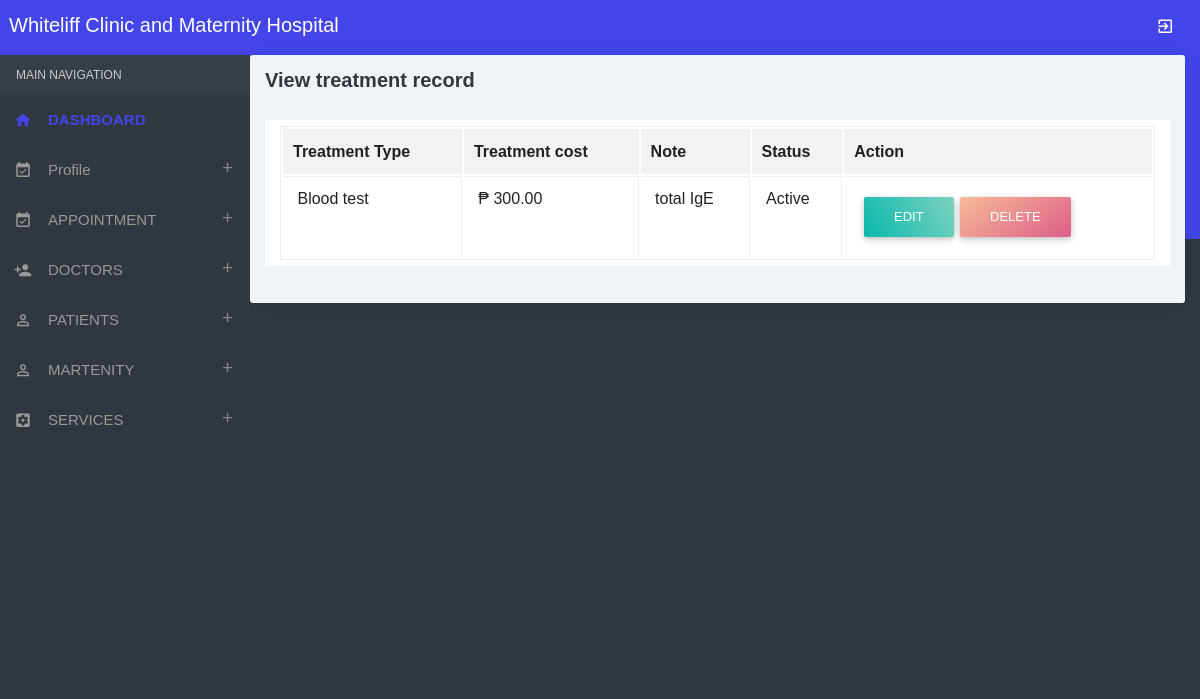
Screenshot of /viewtreatment.php (signed in) with the database file from the repository.
### tables this page shows
CREATE TABLE `treatment` (
  `treatmentid` int(10) NOT NULL,
  `treatmenttype` varchar(25) NOT NULL,
  `treatment_cost` decimal(10,2) NOT NULL,
  `note` text NOT NULL,
  `status` varchar(10) NOT NULL
);

### viewtreatment.php (the view, shortened to what this page needs)
<?php
include("adformheader.php");
include("dbconnection.php");
?>
<div class="container-fluid">
  <div class="block-header">
    <h2>View treatment record</h2>
  </div>
  <div class="card">
    <section class="container">
     <table class="table table-bordered table-striped table-hover js-basic-example dataTable">
      <tbody>
        <tr>
          <td><strong>Treatment Type</strong></td>
          <td><strong>Treatment cost</strong></td>
          <td><strong>Note</strong></td>
          <td><strong>Status</strong></td>
          <?php
          if(isset($_SESSION['adminid']))
          {
            ?>
            <td><strong>Action</strong></td>
            <?php
          }
          ?>
        </tr>
        <?php
        $sql ="SELECT * FROM treatment";
        $qsql = mysqli_query($con,$sql);
        while($rs = mysqli_fetch_array($qsql))
        {
          echo "<tr>
          <td>&nbsp;$rs[treatmenttype]</td>
          <td>&nbsp;₱ $rs[treatment_cost]</td>
          <td>&nbsp;$rs[note]</td>
          <td>&nbsp;$rs[status]</td>";
          if(isset($_SESSION['adminid']))
          {
            echo "<td>&nbsp;
            <a href='treatment.php?editid=$rs[treatmentid]' class='btn btn-raised g-bg-cyan'>Edit</a>
            <a href='viewtreatment.php?delid=$rs[treatmentid]' class='btn btn-raised g-bg-blush2'>Delete</a> </td>";
          }
          echo "</tr>";
        }
        ?>
      </tbody>
    </table>
  </section>
</div>
</div>
<?php
include("adformfooter.php");
?>

### rows the page displays
treatment: treatmenttype "Blood test", treatment_cost "300.00", note "total IgE", status "Active"
